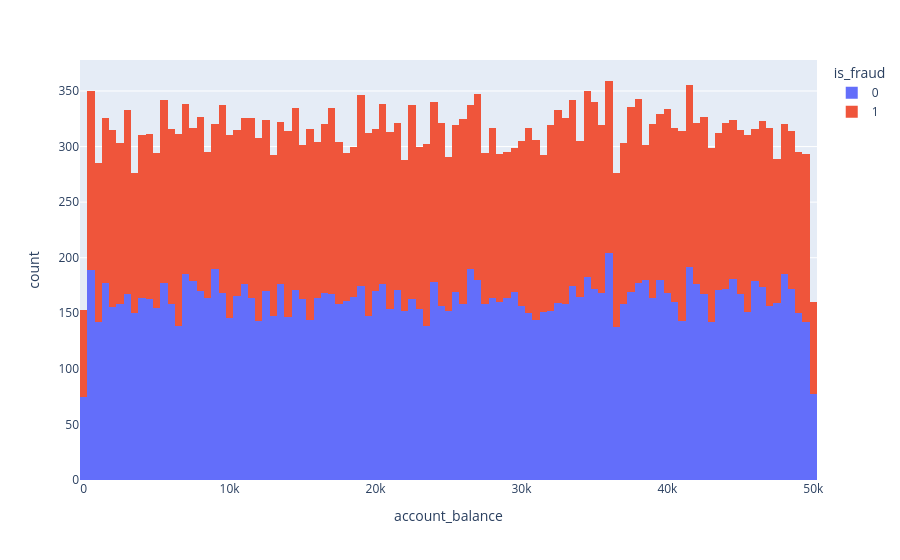

The cell this chart's notebook holds for it:
### Code cell
px.histogram(
    df,
    x='account_balance',
    color='is_fraud'
)

### Figure 1 — Plotly figure (JSON) as saved in the notebook; plotly's stock layout.template omitted (floating-point values rounded to 4 significant figures; data arrays with more than 128 entries replaced by an {"elided": "..."} marker saying what was removed)
{"data": [{"bingroup": "x", "hovertemplate": "is_fraud=0<br>account_balance=%{x}<br>count=%{y}<extra></extra>", "legendgroup": "0", "marker": {"color": "#636efa", "pattern": {"shape": ""}}, "name": "0", "orientation": "v", "showlegend": true, "type": "histogram", "x": {"elided": "16413 float values"}, "xaxis": "x", "yaxis": "y"}, {"bingroup": "x", "hovertemplate": "is_fraud=1<br>account_balance=%{x}<br>count=%{y}<extra></extra>", "legendgroup": "1", "marker": {"color": "#EF553B", "pattern": {"shape": ""}}, "name": "1", "orientation": "v", "showlegend": true, "type": "histogram", "x": {"elided": "15240 float values"}, "xaxis": "x", "yaxis": "y"}], "layout": {"barmode": "relative", "legend": {"title": {"text": "is_fraud"}, "tracegroupgap": 0}, "margin": {"t": 60}, "xaxis": {"anchor": "y", "domain": [0, 1], "title": {"text": "account_balance"}}, "yaxis": {"anchor": "x", "domain": [0, 1], "title": {"text": "count"}}}}
